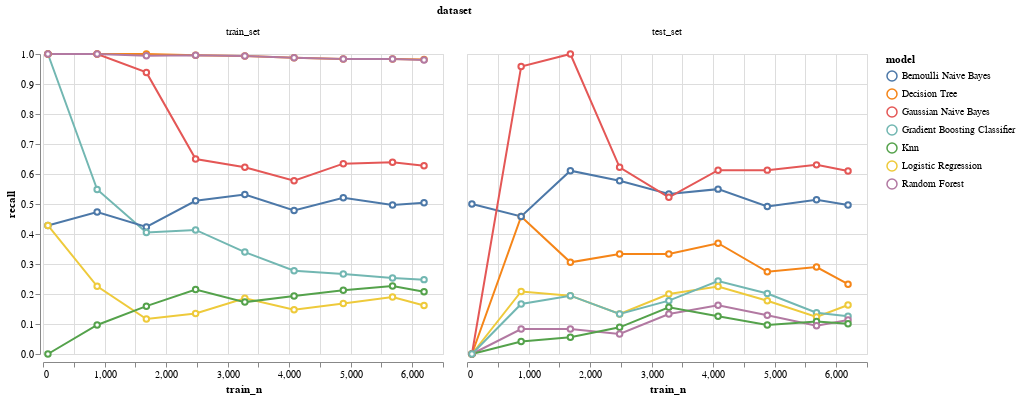

Write notebook code for a chart like this one.
### Code cell
alt.Chart(performance_all[performance_all['grouping'] == "depressed_yes"]).mark_line(
    point={
      "filled": False,
      "fill": "white"
    }
).encode(
    x='train_n:Q',
    y='recall:Q',
    color='model:N',
).facet(
    facet=alt.Facet('dataset', sort=['train_set', 'test_set'])
)

### Figure 1 — Vega-Lite specification as saved in the notebook (floating-point values rounded to 4 significant figures)
{"config": {"view": {"continuousWidth": 400, "continuousHeight": 300}}, "data": {"name": "data-9f0c919a1d44d2663e6e9763b6402f83"}, "facet": {"field": "dataset", "sort": ["train_set", "test_set"], "type": "nominal"}, "spec": {"mark": {"type": "line", "point": {"filled": false, "fill": "white"}}, "encoding": {"color": {"field": "model", "type": "nominal"}, "x": {"field": "train_n", "type": "quantitative"}, "y": {"field": "recall", "type": "quantitative"}}}, "$schema": "https://vega.github.io/schema/vega-lite/v4.17.0.json", "datasets": {"data-9f0c919a1d44d2663e6e9763b6402f83": [{"model": "Bernoulli Naive Bayes", "grouping": "depressed_yes", "precision": 0.3333, "recall": 0.5, "f1-score": 0.4, "support": 2.0, "accuracy": 0.85, "dataset": "test_set", "n_obs": 100, "train_n": 80, "test_n": 20}, {"model": "Random Forest", "grouping": "depressed_yes", "precision": 0.0, "recall": 0.0, "f1-score": 0.0, "support": 2.0, "accuracy": 0.9, "dataset": "test_set", "n_obs": 100, "train_n": 80, "test_n": 20}, {"model": "Logistic Regression", "grouping": "depressed_yes", "precision": 0.0, "recall": 0.0, "f1-score": 0.0, "support": 2.0, "accuracy": 0.9, "dataset": "test_set", "n_obs": 100, "train_n": 80, "test_n": 20}, {"model": "Decision Tree", "grouping": "depressed_yes", "precision": 0.0, "recall": 0.0, "f1-score": 0.0, "support": 2.0, "accuracy": 0.75, "dataset": "test_set", "n_obs": 100, "train_n": 80, "test_n": 20}, {"model": "Knn", "grouping": "depressed_yes", "precision": 0.0, "recall": 0.0, "f1-score": 0.0, "support": 2.0, "accuracy": 0.9, "dataset": "test_set", "n_obs": 100, "train_n": 80, "test_n": 20}, {"model": "Gaussian Naive Bayes", "grouping": "depressed_yes", "precision": 0.0, "recall": 0.0, "f1-score": 0.0, "support": 2.0, "accuracy": 0.4, "dataset": "test_set", "n_obs": 100, "train_n": 80, "test_n": 20}, {"model": "Gradient Boosting Classifier", "grouping": "depressed_yes", "precision": 0.0, "recall": 0.0, "f1-score": 0.0, "support": 2.0, "accuracy": 0.8, "dataset": "test_set", "n_obs": 100, "train_n": 80, "test_n": 20}, {"model": "Gaussian Naive Bayes", "grouping": "depressed_yes", "precision": 0.1346, "recall": 1.0, "f1-score": 0.2373, "support": 7.0, "accuracy": 0.4375, "dataset": "train_set", "n_obs": 100, "train_n": 80, "test_n": 20}, {"model": "Gradient Boosting Classifier", "grouping": "depressed_yes", "precision": 1.0, "recall": 1.0, "f1-score": 1.0, "support": 7.0, "accuracy": 1.0, "dataset": "train_set", "n_obs": 100, "train_n": 80, "test_n": 20}, {"model": "Decision Tree", "grouping": "depressed_yes", "precision": 1.0, "recall": 1.0, "f1-score": 1.0, "support": 7.0, "accuracy": 1.0, "dataset": "train_set", "n_obs": 100, "train_n": 80, "test_n": 20}, {"model": "Random Forest", "grouping": "depressed_yes", "precision": 1.0, "recall": 1.0, "f1-score": 1.0, "support": 7.0, "accuracy": 1.0, "dataset": "train_set", "n_obs": 100, "train_n": 80, "test_n": 20}, {"model": "Bernoulli Naive Bayes", "grouping": "depressed_yes", "precision": 0.375, "recall": 0.4286, "f1-score": 0.4, "support": 7.0, "accuracy": 0.8875, "dataset": "train_set", "n_obs": 100, "train_n": 80, "test_n": 20}, {"model": "Logistic Regression", "grouping": "depressed_yes", "precision": 1.0, "recall": 0.4286, "f1-score": 0.6, "support": 7.0, "accuracy": 0.95, "dataset": "train_set", "n_obs": 100, "train_n": 80, "test_n": 20}, {"model": "Knn", "grouping": "depressed_yes", "precision": 0.0, "recall": 0.0, "f1-score": 0.0, "support": 7.0, "accuracy": 0.9125, "dataset": "train_set", "n_obs": 100, "train_n": 80, "test_n": 20}, {"model": "Gaussian Naive Bayes", "grouping": "depressed_yes", "precision": 0.1085, "recall": 0.9583, "f1-score": 0.1949, "support": 24.0, "accuracy": 0.1364, "dataset": "test_set", "n_obs": 1100, "train_n": 880, "test_n": 220}, {"model": "Decision Tree", "grouping": "depressed_yes", "precision": 0.4074, "recall": 0.4583, "f1-score": 0.4314, "support": 24.0, "accuracy": 0.8682, "dataset": "test_set", "n_obs": 1100, "train_n": 880, "test_n": 220}, {"model": "Bernoulli Naive Bayes", "grouping": "depressed_yes", "precision": 0.2895, "recall": 0.4583, "f1-score": 0.3548, "support": 24.0, "accuracy": 0.8182, "dataset": "test_set", "n_obs": 1100, "train_n": 880, "test_n": 220}, {"model": "Logistic Regression", "grouping": "depressed_yes", "precision": 0.625, "recall": 0.2083, "f1-score": 0.3125, "support": 24.0, "accuracy": 0.9, "dataset": "test_set", "n_obs": 1100, "train_n": 880, "test_n": 220}, {"model": "Gradient Boosting Classifier", "grouping": "depressed_yes", "precision": 0.4, "recall": 0.1667, "f1-score": 0.2353, "support": 24.0, "accuracy": 0.8818, "dataset": "test_set", "n_obs": 1100, "train_n": 880, "test_n": 220}, {"model": "Random Forest", "grouping": "depressed_yes", "precision": 0.6667, "recall": 0.08333, "f1-score": 0.1481, "support": 24.0, "accuracy": 0.8955, "dataset": "test_set", "n_obs": 1100, "train_n": 880, "test_n": 220}, {"model": "Knn", "grouping": "depressed_yes", "precision": 0.5, "recall": 0.04167, "f1-score": 0.07692, "support": 24.0, "accuracy": 0.8909, "dataset": "test_set", "n_obs": 1100, "train_n": 880, "test_n": 220}, {"model": "Gaussian Naive Bayes", "grouping": "depressed_yes", "precision": 0.1092, "recall": 1.0, "f1-score": 0.1968, "support": 93.0, "accuracy": 0.1375, "dataset": "train_set", "n_obs": 1100, "train_n": 880, "test_n": 220}, {"model": "Decision Tree", "grouping": "depressed_yes", "precision": 1.0, "recall": 1.0, "f1-score": 1.0, "support": 93.0, "accuracy": 1.0, "dataset": "train_set", "n_obs": 1100, "train_n": 880, "test_n": 220}, {"model": "Random Forest", "grouping": "depressed_yes", "precision": 1.0, "recall": 1.0, "f1-score": 1.0, "support": 93.0, "accuracy": 1.0, "dataset": "train_set", "n_obs": 1100, "train_n": 880, "test_n": 220}, {"model": "Gradient Boosting Classifier", "grouping": "depressed_yes", "precision": 0.9808, "recall": 0.5484, "f1-score": 0.7034, "support": 93.0, "accuracy": 0.9511, "dataset": "train_set", "n_obs": 1100, "train_n": 880, "test_n": 220}, {"model": "Bernoulli Naive Bayes", "grouping": "depressed_yes", "precision": 0.2857, "recall": 0.4731, "f1-score": 0.3563, "support": 93.0, "accuracy": 0.8193, "dataset": "train_set", "n_obs": 1100, "train_n": 880, "test_n": 220}, {"model": "Logistic Regression", "grouping": "depressed_yes", "precision": 0.6562, "recall": 0.2258, "f1-score": 0.336, "support": 93.0, "accuracy": 0.9057, "dataset": "train_set", "n_obs": 1100, "train_n": 880, "test_n": 220}, {"model": "Knn", "grouping": "depressed_yes", "precision": 0.8182, "recall": 0.09677, "f1-score": 0.1731, "support": 93.0, "accuracy": 0.9023, "dataset": "train_set", "n_obs": 1100, "train_n": 880, "test_n": 220}, {"model": "Gaussian Naive Bayes", "grouping": "depressed_yes", "precision": 0.1401, "recall": 1.0, "f1-score": 0.2457, "support": 36.0, "accuracy": 0.4738, "dataset": "test_set", "n_obs": 2100, "train_n": 1680, "test_n": 420}, {"model": "Bernoulli Naive Bayes", "grouping": "depressed_yes", "precision": 0.3014, "recall": 0.6111, "f1-score": 0.4037, "support": 36.0, "accuracy": 0.8452, "dataset": "test_set", "n_obs": 2100, "train_n": 1680, "test_n": 420}, {"model": "Decision Tree", "grouping": "depressed_yes", "precision": 0.2245, "recall": 0.3056, "f1-score": 0.2588, "support": 36.0, "accuracy": 0.85, "dataset": "test_set", "n_obs": 2100, "train_n": 1680, "test_n": 420}, {"model": "Logistic Regression", "grouping": "depressed_yes", "precision": 0.5833, "recall": 0.1944, "f1-score": 0.2917, "support": 36.0, "accuracy": 0.919, "dataset": "test_set", "n_obs": 2100, "train_n": 1680, "test_n": 420}, {"model": "Gradient Boosting Classifier", "grouping": "depressed_yes", "precision": 0.4375, "recall": 0.1944, "f1-score": 0.2692, "support": 36.0, "accuracy": 0.9095, "dataset": "test_set", "n_obs": 2100, "train_n": 1680, "test_n": 420}, {"model": "Random Forest", "grouping": "depressed_yes", "precision": 0.375, "recall": 0.08333, "f1-score": 0.1364, "support": 36.0, "accuracy": 0.9095, "dataset": "test_set", "n_obs": 2100, "train_n": 1680, "test_n": 420}, {"model": "Knn", "grouping": "depressed_yes", "precision": 0.25, "recall": 0.05556, "f1-score": 0.09091, "support": 36.0, "accuracy": 0.9048, "dataset": "test_set", "n_obs": 2100, "train_n": 1680, "test_n": 420}, {"model": "Decision Tree", "grouping": "depressed_yes", "precision": 1.0, "recall": 1.0, "f1-score": 1.0, "support": 163.0, "accuracy": 1.0, "dataset": "train_set", "n_obs": 2100, "train_n": 1680, "test_n": 420}, {"model": "Random Forest", "grouping": "depressed_yes", "precision": 1.0, "recall": 0.9939, "f1-score": 0.9969, "support": 163.0, "accuracy": 0.9994, "dataset": "train_set", "n_obs": 2100, "train_n": 1680, "test_n": 420}, {"model": "Gaussian Naive Bayes", "grouping": "depressed_yes", "precision": 0.1406, "recall": 0.9387, "f1-score": 0.2446, "support": 163.0, "accuracy": 0.4375, "dataset": "train_set", "n_obs": 2100, "train_n": 1680, "test_n": 420}, {"model": "Bernoulli Naive Bayes", "grouping": "depressed_yes", "precision": 0.2456, "recall": 0.4233, "f1-score": 0.3108, "support": 163.0, "accuracy": 0.8179, "dataset": "train_set", "n_obs": 2100, "train_n": 1680, "test_n": 420}, {"model": "Gradient Boosting Classifier", "grouping": "depressed_yes", "precision": 1.0, "recall": 0.4049, "f1-score": 0.5764, "support": 163.0, "accuracy": 0.9423, "dataset": "train_set", "n_obs": 2100, "train_n": 1680, "test_n": 420}, {"model": "Knn", "grouping": "depressed_yes", "precision": 0.6842, "recall": 0.1595, "f1-score": 0.2587, "support": 163.0, "accuracy": 0.9113, "dataset": "train_set", "n_obs": 2100, "train_n": 1680, "test_n": 420}, {"model": "Logistic Regression", "grouping": "depressed_yes", "precision": 0.4524, "recall": 0.1166, "f1-score": 0.1854, "support": 163.0, "accuracy": 0.9006, "dataset": "train_set", "n_obs": 2100, "train_n": 1680, "test_n": 420}, {"model": "Gaussian Naive Bayes", "grouping": "depressed_yes", "precision": 0.2154, "recall": 0.6222, "f1-score": 0.32, "support": 45.0, "accuracy": 0.8081, "dataset": "test_set", "n_obs": 3100, "train_n": 2480, "test_n": 620}, {"model": "Bernoulli Naive Bayes", "grouping": "depressed_yes", "precision": 0.2281, "recall": 0.5778, "f1-score": 0.327, "support": 45.0, "accuracy": 0.8274, "dataset": "test_set", "n_obs": 3100, "train_n": 2480, "test_n": 620}, {"model": "Decision Tree", "grouping": "depressed_yes", "precision": 0.1807, "recall": 0.3333, "f1-score": 0.2344, "support": 45.0, "accuracy": 0.8419, "dataset": "test_set", "n_obs": 3100, "train_n": 2480, "test_n": 620}, {"model": "Logistic Regression", "grouping": "depressed_yes", "precision": 0.5, "recall": 0.1333, "f1-score": 0.2105, "support": 45.0, "accuracy": 0.9274, "dataset": "test_set", "n_obs": 3100, "train_n": 2480, "test_n": 620}, {"model": "Gradient Boosting Classifier", "grouping": "depressed_yes", "precision": 0.3158, "recall": 0.1333, "f1-score": 0.1875, "support": 45.0, "accuracy": 0.9161, "dataset": "test_set", "n_obs": 3100, "train_n": 2480, "test_n": 620}, {"model": "Knn", "grouping": "depressed_yes", "precision": 0.25, "recall": 0.08889, "f1-score": 0.1311, "support": 45.0, "accuracy": 0.9145, "dataset": "test_set", "n_obs": 3100, "train_n": 2480, "test_n": 620}, {"model": "Random Forest", "grouping": "depressed_yes", "precision": 0.3333, "recall": 0.06667, "f1-score": 0.1111, "support": 45.0, "accuracy": 0.9226, "dataset": "test_set", "n_obs": 3100, "train_n": 2480, "test_n": 620}, {"model": "Decision Tree", "grouping": "depressed_yes", "precision": 1.0, "recall": 0.9958, "f1-score": 0.9979, "support": 237.0, "accuracy": 0.9996, "dataset": "train_set", "n_obs": 3100, "train_n": 2480, "test_n": 620}, {"model": "Random Forest", "grouping": "depressed_yes", "precision": 1.0, "recall": 0.9958, "f1-score": 0.9979, "support": 237.0, "accuracy": 0.9996, "dataset": "train_set", "n_obs": 3100, "train_n": 2480, "test_n": 620}, {"model": "Gaussian Naive Bayes", "grouping": "depressed_yes", "precision": 0.2967, "recall": 0.6498, "f1-score": 0.4074, "support": 237.0, "accuracy": 0.8194, "dataset": "train_set", "n_obs": 3100, "train_n": 2480, "test_n": 620}, {"model": "Bernoulli Naive Bayes", "grouping": "depressed_yes", "precision": 0.2888, "recall": 0.5105, "f1-score": 0.3689, "support": 237.0, "accuracy": 0.8331, "dataset": "train_set", "n_obs": 3100, "train_n": 2480, "test_n": 620}, {"model": "Gradient Boosting Classifier", "grouping": "depressed_yes", "precision": 0.9245, "recall": 0.4135, "f1-score": 0.5714, "support": 237.0, "accuracy": 0.9407, "dataset": "train_set", "n_obs": 3100, "train_n": 2480, "test_n": 620}, {"model": "Knn", "grouping": "depressed_yes", "precision": 0.8095, "recall": 0.2152, "f1-score": 0.34, "support": 237.0, "accuracy": 0.9202, "dataset": "train_set", "n_obs": 3100, "train_n": 2480, "test_n": 620}, {"model": "Logistic Regression", "grouping": "depressed_yes", "precision": 0.5079, "recall": 0.135, "f1-score": 0.2133, "support": 237.0, "accuracy": 0.9048, "dataset": "train_set", "n_obs": 3100, "train_n": 2480, "test_n": 620}, {"model": "Bernoulli Naive Bayes", "grouping": "depressed_yes", "precision": 0.338, "recall": 0.5333, "f1-score": 0.4138, "support": 90.0, "accuracy": 0.8341, "dataset": "test_set", "n_obs": 4100, "train_n": 3280, "test_n": 820}, {"model": "Gaussian Naive Bayes", "grouping": "depressed_yes", "precision": 0.2938, "recall": 0.5222, "f1-score": 0.376, "support": 90.0, "accuracy": 0.8098, "dataset": "test_set", "n_obs": 4100, "train_n": 3280, "test_n": 820}, {"model": "Decision Tree", "grouping": "depressed_yes", "precision": 0.2885, "recall": 0.3333, "f1-score": 0.3093, "support": 90.0, "accuracy": 0.8366, "dataset": "test_set", "n_obs": 4100, "train_n": 3280, "test_n": 820}, {"model": "Logistic Regression", "grouping": "depressed_yes", "precision": 0.6207, "recall": 0.2, "f1-score": 0.3025, "support": 90.0, "accuracy": 0.8988, "dataset": "test_set", "n_obs": 4100, "train_n": 3280, "test_n": 820}, {"model": "Gradient Boosting Classifier", "grouping": "depressed_yes", "precision": 0.5161, "recall": 0.1778, "f1-score": 0.2645, "support": 90.0, "accuracy": 0.8915, "dataset": "test_set", "n_obs": 4100, "train_n": 3280, "test_n": 820}, {"model": "Knn", "grouping": "depressed_yes", "precision": 0.5385, "recall": 0.1556, "f1-score": 0.2414, "support": 90.0, "accuracy": 0.8927, "dataset": "test_set", "n_obs": 4100, "train_n": 3280, "test_n": 820}, {"model": "Random Forest", "grouping": "depressed_yes", "precision": 0.6316, "recall": 0.1333, "f1-score": 0.2202, "support": 90.0, "accuracy": 0.8963, "dataset": "test_set", "n_obs": 4100, "train_n": 3280, "test_n": 820}, {"model": "Decision Tree", "grouping": "depressed_yes", "precision": 1.0, "recall": 0.9937, "f1-score": 0.9968, "support": 318.0, "accuracy": 0.9994, "dataset": "train_set", "n_obs": 4100, "train_n": 3280, "test_n": 820}, {"model": "Random Forest", "grouping": "depressed_yes", "precision": 1.0, "recall": 0.9937, "f1-score": 0.9968, "support": 318.0, "accuracy": 0.9994, "dataset": "train_set", "n_obs": 4100, "train_n": 3280, "test_n": 820}, {"model": "Gaussian Naive Bayes", "grouping": "depressed_yes", "precision": 0.287, "recall": 0.6226, "f1-score": 0.3929, "support": 318.0, "accuracy": 0.8134, "dataset": "train_set", "n_obs": 4100, "train_n": 3280, "test_n": 820}, {"model": "Bernoulli Naive Bayes", "grouping": "depressed_yes", "precision": 0.2831, "recall": 0.5314, "f1-score": 0.3694, "support": 318.0, "accuracy": 0.8241, "dataset": "train_set", "n_obs": 4100, "train_n": 3280, "test_n": 820}, {"model": "Gradient Boosting Classifier", "grouping": "depressed_yes", "precision": 0.9076, "recall": 0.3396, "f1-score": 0.4943, "support": 318.0, "accuracy": 0.9326, "dataset": "train_set", "n_obs": 4100, "train_n": 3280, "test_n": 820}, {"model": "Logistic Regression", "grouping": "depressed_yes", "precision": 0.6146, "recall": 0.1855, "f1-score": 0.285, "support": 318.0, "accuracy": 0.9098, "dataset": "train_set", "n_obs": 4100, "train_n": 3280, "test_n": 820}, {"model": "Knn", "grouping": "depressed_yes", "precision": 0.7534, "recall": 0.173, "f1-score": 0.2813, "support": 318.0, "accuracy": 0.9143, "dataset": "train_set", "n_obs": 4100, "train_n": 3280, "test_n": 820}, {"model": "Gaussian Naive Bayes", "grouping": "depressed_yes", "precision": 0.3105, "recall": 0.6126, "f1-score": 0.4121, "support": 111.0, "accuracy": 0.8098, "dataset": "test_set", "n_obs": 5100, "train_n": 4080, "test_n": 1020}, {"model": "Bernoulli Naive Bayes", "grouping": "depressed_yes", "precision": 0.2961, "recall": 0.5495, "f1-score": 0.3849, "support": 111.0, "accuracy": 0.8088, "dataset": "test_set", "n_obs": 5100, "train_n": 4080, "test_n": 1020}, {"model": "Decision Tree", "grouping": "depressed_yes", "precision": 0.3388, "recall": 0.3694, "f1-score": 0.3534, "support": 111.0, "accuracy": 0.8529, "dataset": "test_set", "n_obs": 5100, "train_n": 4080, "test_n": 1020}, {"model": "Gradient Boosting Classifier", "grouping": "depressed_yes", "precision": 0.6136, "recall": 0.2432, "f1-score": 0.3484, "support": 111.0, "accuracy": 0.901, "dataset": "test_set", "n_obs": 5100, "train_n": 4080, "test_n": 1020}, {"model": "Logistic Regression", "grouping": "depressed_yes", "precision": 0.6098, "recall": 0.2252, "f1-score": 0.3289, "support": 111.0, "accuracy": 0.9, "dataset": "test_set", "n_obs": 5100, "train_n": 4080, "test_n": 1020}, {"model": "Random Forest", "grouping": "depressed_yes", "precision": 0.6, "recall": 0.1622, "f1-score": 0.2553, "support": 111.0, "accuracy": 0.8971, "dataset": "test_set", "n_obs": 5100, "train_n": 4080, "test_n": 1020}, {"model": "Knn", "grouping": "depressed_yes", "precision": 0.4516, "recall": 0.1261, "f1-score": 0.1972, "support": 111.0, "accuracy": 0.8882, "dataset": "test_set", "n_obs": 5100, "train_n": 4080, "test_n": 1020}, {"model": "Decision Tree", "grouping": "depressed_yes", "precision": 1.0, "recall": 0.9873, "f1-score": 0.9936, "support": 393.0, "accuracy": 0.9988, "dataset": "train_set", "n_obs": 5100, "train_n": 4080, "test_n": 1020}, {"model": "Random Forest", "grouping": "depressed_yes", "precision": 1.0, "recall": 0.9873, "f1-score": 0.9936, "support": 393.0, "accuracy": 0.9988, "dataset": "train_set", "n_obs": 5100, "train_n": 4080, "test_n": 1020}, {"model": "Gaussian Naive Bayes", "grouping": "depressed_yes", "precision": 0.2785, "recall": 0.5776, "f1-score": 0.3758, "support": 393.0, "accuracy": 0.8152, "dataset": "train_set", "n_obs": 5100, "train_n": 4080, "test_n": 1020}, {"model": "Bernoulli Naive Bayes", "grouping": "depressed_yes", "precision": 0.2701, "recall": 0.4784, "f1-score": 0.3453, "support": 393.0, "accuracy": 0.8252, "dataset": "train_set", "n_obs": 5100, "train_n": 4080, "test_n": 1020}, {"model": "Gradient Boosting Classifier", "grouping": "depressed_yes", "precision": 0.8385, "recall": 0.2774, "f1-score": 0.4168, "support": 393.0, "accuracy": 0.9252, "dataset": "train_set", "n_obs": 5100, "train_n": 4080, "test_n": 1020}, {"model": "Knn", "grouping": "depressed_yes", "precision": 0.7103, "recall": 0.1934, "f1-score": 0.304, "support": 393.0, "accuracy": 0.9147, "dataset": "train_set", "n_obs": 5100, "train_n": 4080, "test_n": 1020}, {"model": "Logistic Regression", "grouping": "depressed_yes", "precision": 0.5421, "recall": 0.1476, "f1-score": 0.232, "support": 393.0, "accuracy": 0.9059, "dataset": "train_set", "n_obs": 5100, "train_n": 4080, "test_n": 1020}, {"model": "Gaussian Naive Bayes", "grouping": "depressed_yes", "precision": 0.2846, "recall": 0.6129, "f1-score": 0.3887, "support": 124.0, "accuracy": 0.8041, "dataset": "test_set", "n_obs": 6100, "train_n": 4880, "test_n": 1220}, {"model": "Bernoulli Naive Bayes", "grouping": "depressed_yes", "precision": 0.2919, "recall": 0.4919, "f1-score": 0.3664, "support": 124.0, "accuracy": 0.827, "dataset": "test_set", "n_obs": 6100, "train_n": 4880, "test_n": 1220}, {"model": "Decision Tree", "grouping": "depressed_yes", "precision": 0.25, "recall": 0.2742, "f1-score": 0.2615, "support": 124.0, "accuracy": 0.8426, "dataset": "test_set", "n_obs": 6100, "train_n": 4880, "test_n": 1220}, {"model": "Gradient Boosting Classifier", "grouping": "depressed_yes", "precision": 0.625, "recall": 0.2016, "f1-score": 0.3049, "support": 124.0, "accuracy": 0.9066, "dataset": "test_set", "n_obs": 6100, "train_n": 4880, "test_n": 1220}, {"model": "Logistic Regression", "grouping": "depressed_yes", "precision": 0.6111, "recall": 0.1774, "f1-score": 0.275, "support": 124.0, "accuracy": 0.9049, "dataset": "test_set", "n_obs": 6100, "train_n": 4880, "test_n": 1220}, {"model": "Random Forest", "grouping": "depressed_yes", "precision": 0.6154, "recall": 0.129, "f1-score": 0.2133, "support": 124.0, "accuracy": 0.9033, "dataset": "test_set", "n_obs": 6100, "train_n": 4880, "test_n": 1220}, {"model": "Knn", "grouping": "depressed_yes", "precision": 0.3636, "recall": 0.09677, "f1-score": 0.1529, "support": 124.0, "accuracy": 0.891, "dataset": "test_set", "n_obs": 6100, "train_n": 4880, "test_n": 1220}, {"model": "Decision Tree", "grouping": "depressed_yes", "precision": 1.0, "recall": 0.9832, "f1-score": 0.9915, "support": 476.0, "accuracy": 0.9984, "dataset": "train_set", "n_obs": 6100, "train_n": 4880, "test_n": 1220}, {"model": "Random Forest", "grouping": "depressed_yes", "precision": 1.0, "recall": 0.9832, "f1-score": 0.9915, "support": 476.0, "accuracy": 0.9984, "dataset": "train_set", "n_obs": 6100, "train_n": 4880, "test_n": 1220}, {"model": "Gaussian Naive Bayes", "grouping": "depressed_yes", "precision": 0.2755, "recall": 0.6345, "f1-score": 0.3842, "support": 476.0, "accuracy": 0.8016, "dataset": "train_set", "n_obs": 6100, "train_n": 4880, "test_n": 1220}, {"model": "Bernoulli Naive Bayes", "grouping": "depressed_yes", "precision": 0.2812, "recall": 0.521, "f1-score": 0.3652, "support": 476.0, "accuracy": 0.8234, "dataset": "train_set", "n_obs": 6100, "train_n": 4880, "test_n": 1220}, {"model": "Gradient Boosting Classifier", "grouping": "depressed_yes", "precision": 0.784, "recall": 0.2668, "f1-score": 0.3981, "support": 476.0, "accuracy": 0.9213, "dataset": "train_set", "n_obs": 6100, "train_n": 4880, "test_n": 1220}, {"model": "Knn", "grouping": "depressed_yes", "precision": 0.6918, "recall": 0.2122, "f1-score": 0.3248, "support": 476.0, "accuracy": 0.9139, "dataset": "train_set", "n_obs": 6100, "train_n": 4880, "test_n": 1220}, {"model": "Logistic Regression", "grouping": "depressed_yes", "precision": 0.6061, "recall": 0.1681, "f1-score": 0.2632, "support": 476.0, "accuracy": 0.9082, "dataset": "train_set", "n_obs": 6100, "train_n": 4880, "test_n": 1220}, {"model": "Gaussian Naive Bayes", "grouping": "depressed_yes", "precision": 0.2677, "recall": 0.6304, "f1-score": 0.3758, "support": 138.0, "accuracy": 0.7965, "dataset": "test_set", "n_obs": 7100, "train_n": 5680, "test_n": 1420}, {"model": "Bernoulli Naive Bayes", "grouping": "depressed_yes", "precision": 0.31, "recall": 0.5145, "f1-score": 0.3869, "support": 138.0, "accuracy": 0.8415, "dataset": "test_set", "n_obs": 7100, "train_n": 5680, "test_n": 1420}, {"model": "Decision Tree", "grouping": "depressed_yes", "precision": 0.2581, "recall": 0.2899, "f1-score": 0.273, "support": 138.0, "accuracy": 0.85, "dataset": "test_set", "n_obs": 7100, "train_n": 5680, "test_n": 1420}, {"model": "Gradient Boosting Classifier", "grouping": "depressed_yes", "precision": 0.4419, "recall": 0.1377, "f1-score": 0.2099, "support": 138.0, "accuracy": 0.8993, "dataset": "test_set", "n_obs": 7100, "train_n": 5680, "test_n": 1420}, {"model": "Logistic Regression", "grouping": "depressed_yes", "precision": 0.425, "recall": 0.1232, "f1-score": 0.191, "support": 138.0, "accuracy": 0.8986, "dataset": "test_set", "n_obs": 7100, "train_n": 5680, "test_n": 1420}, {"model": "Knn", "grouping": "depressed_yes", "precision": 0.3659, "recall": 0.1087, "f1-score": 0.1676, "support": 138.0, "accuracy": 0.8951, "dataset": "test_set", "n_obs": 7100, "train_n": 5680, "test_n": 1420}, {"model": "Random Forest", "grouping": "depressed_yes", "precision": 0.4643, "recall": 0.0942, "f1-score": 0.1566, "support": 138.0, "accuracy": 0.9014, "dataset": "test_set", "n_obs": 7100, "train_n": 5680, "test_n": 1420}, {"model": "Decision Tree", "grouping": "depressed_yes", "precision": 1.0, "recall": 0.9837, "f1-score": 0.9918, "support": 552.0, "accuracy": 0.9984, "dataset": "train_set", "n_obs": 7100, "train_n": 5680, "test_n": 1420}, {"model": "Random Forest", "grouping": "depressed_yes", "precision": 1.0, "recall": 0.9837, "f1-score": 0.9918, "support": 552.0, "accuracy": 0.9984, "dataset": "train_set", "n_obs": 7100, "train_n": 5680, "test_n": 1420}, {"model": "Gaussian Naive Bayes", "grouping": "depressed_yes", "precision": 0.264, "recall": 0.6395, "f1-score": 0.3737, "support": 552.0, "accuracy": 0.7917, "dataset": "train_set", "n_obs": 7100, "train_n": 5680, "test_n": 1420}, {"model": "Bernoulli Naive Bayes", "grouping": "depressed_yes", "precision": 0.2689, "recall": 0.4964, "f1-score": 0.3488, "support": 552.0, "accuracy": 0.8199, "dataset": "train_set", "n_obs": 7100, "train_n": 5680, "test_n": 1420}, {"model": "Gradient Boosting Classifier", "grouping": "depressed_yes", "precision": 0.814, "recall": 0.2536, "f1-score": 0.3867, "support": 552.0, "accuracy": 0.9218, "dataset": "train_set", "n_obs": 7100, "train_n": 5680, "test_n": 1420}, {"model": "Knn", "grouping": "depressed_yes", "precision": 0.7485, "recall": 0.2264, "f1-score": 0.3477, "support": 552.0, "accuracy": 0.9174, "dataset": "train_set", "n_obs": 7100, "train_n": 5680, "test_n": 1420}, {"model": "Logistic Regression", "grouping": "depressed_yes", "precision": 0.6562, "recall": 0.1902, "f1-score": 0.2949, "support": 552.0, "accuracy": 0.9116, "dataset": "train_set", "n_obs": 7100, "train_n": 5680, "test_n": 1420}, {"model": "Gaussian Naive Bayes", "grouping": "depressed_yes", "precision": 0.2896, "recall": 0.6101, "f1-score": 0.3927, "support": 159.0, "accuracy": 0.8063, "dataset": "test_set", "n_obs": 7741, "train_n": 6192, "test_n": 1549}, {"model": "Bernoulli Naive Bayes", "grouping": "depressed_yes", "precision": 0.2904, "recall": 0.4969, "f1-score": 0.3666, "support": 159.0, "accuracy": 0.8238, "dataset": "test_set", "n_obs": 7741, "train_n": 6192, "test_n": 1549}, {"model": "Decision Tree", "grouping": "depressed_yes", "precision": 0.2534, "recall": 0.2327, "f1-score": 0.2426, "support": 159.0, "accuracy": 0.8509, "dataset": "test_set", "n_obs": 7741, "train_n": 6192, "test_n": 1549}, {"model": "Logistic Regression", "grouping": "depressed_yes", "precision": 0.5, "recall": 0.1635, "f1-score": 0.2464, "support": 159.0, "accuracy": 0.8974, "dataset": "test_set", "n_obs": 7741, "train_n": 6192, "test_n": 1549}, {"model": "Gradient Boosting Classifier", "grouping": "depressed_yes", "precision": 0.4545, "recall": 0.1258, "f1-score": 0.197, "support": 159.0, "accuracy": 0.8948, "dataset": "test_set", "n_obs": 7741, "train_n": 6192, "test_n": 1549}, {"model": "Random Forest", "grouping": "depressed_yes", "precision": 0.5625, "recall": 0.1132, "f1-score": 0.1885, "support": 159.0, "accuracy": 0.8999, "dataset": "test_set", "n_obs": 7741, "train_n": 6192, "test_n": 1549}, {"model": "Knn", "grouping": "depressed_yes", "precision": 0.4706, "recall": 0.1006, "f1-score": 0.1658, "support": 159.0, "accuracy": 0.8961, "dataset": "test_set", "n_obs": 7741, "train_n": 6192, "test_n": 1549}, {"model": "Decision Tree", "grouping": "depressed_yes", "precision": 1.0, "recall": 0.9815, "f1-score": 0.9906, "support": 593.0, "accuracy": 0.9982, "dataset": "train_set", "n_obs": 7741, "train_n": 6192, "test_n": 1549}, {"model": "Random Forest", "grouping": "depressed_yes", "precision": 1.0, "recall": 0.9798, "f1-score": 0.9898, "support": 593.0, "accuracy": 0.9981, "dataset": "train_set", "n_obs": 7741, "train_n": 6192, "test_n": 1549}, {"model": "Gaussian Naive Bayes", "grouping": "depressed_yes", "precision": 0.2642, "recall": 0.6273, "f1-score": 0.3718, "support": 593.0, "accuracy": 0.797, "dataset": "train_set", "n_obs": 7741, "train_n": 6192, "test_n": 1549}, {"model": "Bernoulli Naive Bayes", "grouping": "depressed_yes", "precision": 0.2763, "recall": 0.5042, "f1-score": 0.357, "support": 593.0, "accuracy": 0.8261, "dataset": "train_set", "n_obs": 7741, "train_n": 6192, "test_n": 1549}, {"model": "Gradient Boosting Classifier", "grouping": "depressed_yes", "precision": 0.8122, "recall": 0.2479, "f1-score": 0.3798, "support": 593.0, "accuracy": 0.9225, "dataset": "train_set", "n_obs": 7741, "train_n": 6192, "test_n": 1549}, {"model": "Knn", "grouping": "depressed_yes", "precision": 0.7593, "recall": 0.2074, "f1-score": 0.3258, "support": 593.0, "accuracy": 0.9178, "dataset": "train_set", "n_obs": 7741, "train_n": 6192, "test_n": 1549}, {"model": "Logistic Regression", "grouping": "depressed_yes", "precision": 0.589, "recall": 0.1619, "f1-score": 0.254, "support": 593.0, "accuracy": 0.9089, "dataset": "train_set", "n_obs": 7741, "train_n": 6192, "test_n": 1549}]}}
